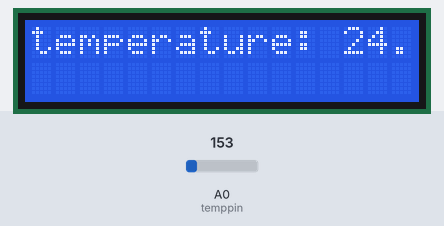
This sketch was run on a simulated Arduino Uno, built with avr-gcc and run on an emulated ATmega328P. Parts: 16×2 character LCD. The test bench sets the inputs (shaded band); at power-on: A0 (temppin) = 153.

Above: at 1.2 s.
1.3 s: A0 (temppin) set to 165
At 2.2 s:
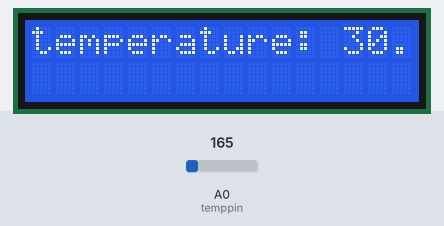
2.8 s: A0 (temppin) set to 175
At 3.4 s:
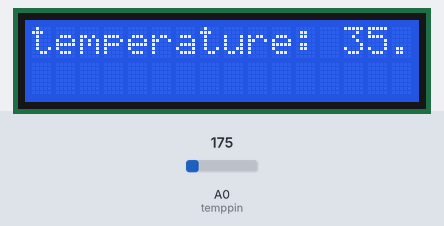
4.3 s: A0 (temppin) set to 191
At 5.7 s:
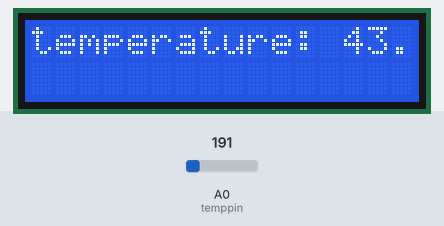
Timing chart, 0 to 7.3 s (numbered marks = the images above; inputs shaded):
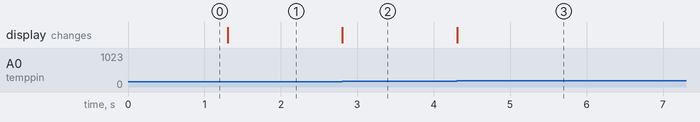

The sketch:

Temperature_Sensor_Code.ino
```cpp
#include <LiquidCrystal.h>

int rs=7;
int en=8;

int db4=9,db5=10,db6=11,db7=12;

float temp;
int temppin=A0;

LiquidCrystal lcd(rs,en,db4,db5,db6,db7);

void setup()
{
  lcd.begin(16,2);
  Serial.begin(9600);

}

void loop()
{
  int v = analogRead(temppin);
  float V = (5.0/1023)*v;

  temp = (V-0.5)*100;

  lcd.setCursor(0,0);
  lcd.print("temperature: ");
  lcd.print(temp);

}
```

Measured:
- after the input at 1.3 s, the display: changes at once (image 1)
- after the input at 2.8 s, the display: changes at once (image 2)
- after the input at 4.3 s, the display: changes at once (image 3)
